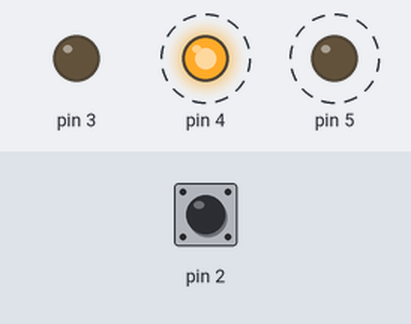
Simulated run of this sketch. Board: Arduino Uno, built with avr-gcc and run on an emulated ATmega328P. Parts: output pins drawn as LEDs (lit = HIGH). Dashed ring = blinking. Inputs (shaded band) come from the test bench; at power-on: pin 2 HIGH.

Above: at 0.15 s.
Timing chart, 0 to 3.0 s (numbered marks = the images above):
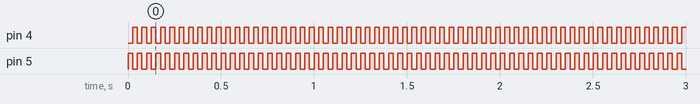

The sketch:

Lab_2.ino
```cpp
int switchState = 0;


void setup() {
  pinMode(3, OUTPUT);
  pinMode(4, OUTPUT);
  pinMode(5, OUTPUT);
  pinMode(2, INPUT);
}

void loop() {
  switchState = digitalRead(2);
  if (switchState == LOW) {
    //the button is not pressed


    digitalWrite(7, HIGH); //green LED
   // digitalWrite(4, LOW); //red LED
   // digitalWrite(5, LOW); //red LED
  }

  else { //button is pressed
    digitalWrite(3, LOW); //green LED
    digitalWrite(4, LOW); //red LED
    digitalWrite(5, HIGH); //red LED

    delay(25); //wait for a quarter second
    //toggle LEDs
    digitalWrite(4, HIGH); //red LED
    digitalWrite(5, LOW); //red LED
    delay(25); // wait for a quarter second

  }

} //go back to the beginning of the loop
```

Measured:
- by itself, pin 4, pin 5: alternates HIGH for 0.03 s and LOW for 0.03 s
